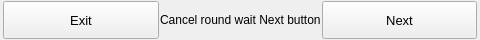
<?xml version="1.0" encoding="UTF-8"?>
<ui version="4.0">
 <class>WChronoBtn_Cancel</class>
 <widget class="QWidget" name="WChronoBtn_Cancel">
  <property name="geometry">
   <rect>
    <x>0</x>
    <y>0</y>
    <width>480</width>
    <height>40</height>
   </rect>
  </property>
  <property name="sizePolicy">
   <sizepolicy hsizetype="Preferred" vsizetype="Expanding">
    <horstretch>0</horstretch>
    <verstretch>0</verstretch>
   </sizepolicy>
  </property>
  <property name="windowTitle">
   <string>Form</string>
  </property>
  <layout class="QGridLayout" name="gridLayout">
   <property name="leftMargin">
    <number>3</number>
   </property>
   <property name="topMargin">
    <number>1</number>
   </property>
   <property name="rightMargin">
    <number>3</number>
   </property>
   <property name="bottomMargin">
    <number>1</number>
   </property>
   <property name="spacing">
    <number>0</number>
   </property>
   <item row="0" column="0">
    <layout class="QHBoxLayout" name="horizontalLayout">
     <property name="spacing">
      <number>1</number>
     </property>
     <property name="sizeConstraint">
      <enum>QLayout::SetMinAndMaxSize</enum>
     </property>
     <item>
      <widget class="QPushButton" name="Btn_Home">
       <property name="sizePolicy">
        <sizepolicy hsizetype="Minimum" vsizetype="Expanding">
         <horstretch>0</horstretch>
         <verstretch>0</verstretch>
        </sizepolicy>
       </property>
       <property name="maximumSize">
        <size>
         <width>16777215</width>
         <height>16777215</height>
        </size>
       </property>
       <property name="font">
        <font>
         <pointsize>10</pointsize>
        </font>
       </property>
       <property name="text">
        <string>Exit</string>
       </property>
       <property name="flat">
        <bool>false</bool>
       </property>
      </widget>
     </item>
     <item>
      <widget class="QLabel" name="label_cancelround">
       <property name="text">
        <string>Cancel round wait Next button</string>
       </property>
      </widget>
     </item>
     <item>
      <widget class="QPushButton" name="Btn_Next">
       <property name="sizePolicy">
        <sizepolicy hsizetype="Minimum" vsizetype="Expanding">
         <horstretch>0</horstretch>
         <verstretch>0</verstretch>
        </sizepolicy>
       </property>
       <property name="maximumSize">
        <size>
         <width>16777215</width>
         <height>16777215</height>
        </size>
       </property>
       <property name="font">
        <font>
         <pointsize>10</pointsize>
        </font>
       </property>
       <property name="layoutDirection">
        <enum>Qt::LeftToRight</enum>
       </property>
       <property name="text">
        <string>Next</string>
       </property>
       <property name="flat">
        <bool>false</bool>
       </property>
      </widget>
     </item>
    </layout>
   </item>
  </layout>
 </widget>
 <resources/>
 <connections/>
</ui>
